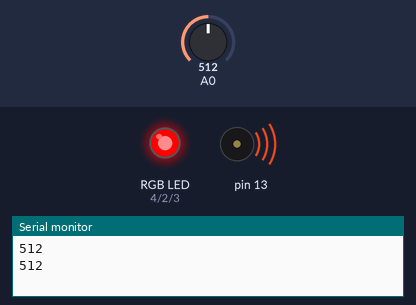
Recording of a sketch running on a simulated Arduino Uno, built with avr-gcc and run on an emulated ATmega328P. On the bench: an RGB LED mixed from three pins (HIGH = lit), buzzer (waves = sounding), the last lines printed to the serial monitor. Inputs (shaded band) come from the test bench; at power-on: A0 = 512.

Above: at 4.8 s.
4.9 s: A0 set to 259
9.9 s: A0 set to 240
At 11.0 s:
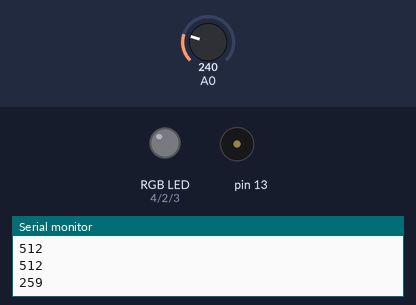
19.2 s: A0 set to 260
At 21.1 s:
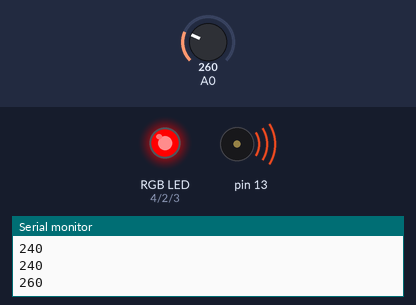
28.5 s: A0 set to 122
At 32.6 s:
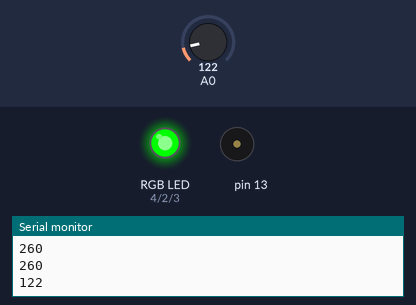
Timing chart, 0 to 38.5 s (numbered marks = the images above; inputs shaded):
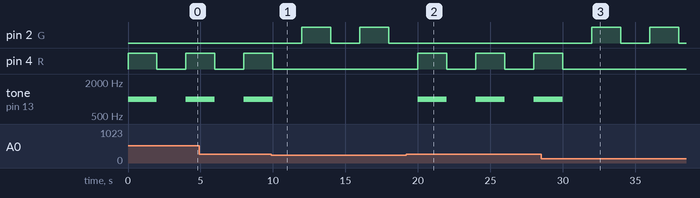

The sketch:

gasBuzzerRgb.ino
```cpp
int G=2;
int R=4;
int B=3;
void setup()
{
  pinMode(2, OUTPUT);
  pinMode(3, OUTPUT);
  pinMode(4, OUTPUT);
  pinMode(13, OUTPUT);
  Serial.begin(9600);
}

void loop()
{
  int sensorInput=analogRead(A0);
  Serial.println(sensorInput);
  if(sensorInput>250){
    analogWrite(R,255);
    analogWrite(G,0);
    analogWrite(B,0);
    tone(13,1000,2000);
    delay(2000);
    analogWrite(R,0);
    analogWrite(G,0);
    analogWrite(B,0);
  }
  else{
    analogWrite(R,0);
    analogWrite(G,255);
    analogWrite(B,0);
    delay(2000);
    analogWrite(R,0);
    analogWrite(G,0);
    analogWrite(B,0);
  }
  delay(2000);
}
```

Measured:
- the behaviour switches between 251 and 250 on A0 (found by bisection; images 0 and 1)
- after the input at 9.9 s, pin 2 (G): alternates HIGH for 2.0 s and LOW for 2.0 s, starting after 2.1 s; pin 4 (R): goes on until 10.0 s, then stays LOW; tone on pin 13: goes on until 10.0 s, then stays silent
- after the input at 19.2 s, pin 2 (G): stops changing and stays LOW; pin 4 (R): alternates HIGH for 2.0 s and LOW for 2.0 s, starting after 0.80 s; tone on pin 13: alternates 1000 Hz for 2.0 s and silent for 2.0 s, starting after 0.80 s
- after the input at 28.5 s, pin 2 (G): alternates HIGH for 2.0 s and LOW for 2.0 s, starting after 3.5 s; pin 4 (R): goes on until 30.0 s, then stays LOW; tone on pin 13: goes on until 30.0 s, then stays silent
